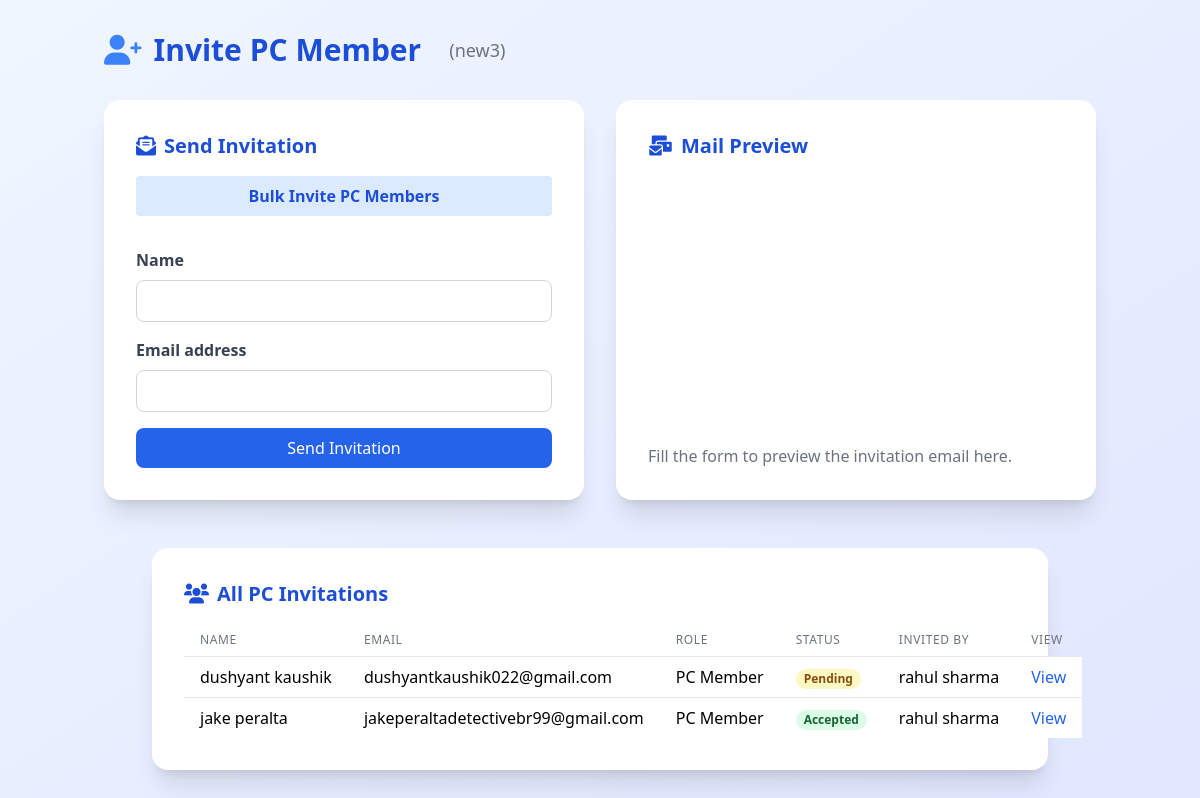
Page /dashboard/chair/conference/8/pc/invite/ (signed in) on the committed database.
### conference/models.py (models this page shows, shortened)
class Conference(models.Model):
    name = models.CharField(max_length=255)
    acronym = models.CharField(max_length=50, blank=True)
    web_page = models.URLField(blank=True)
    venue = models.CharField(max_length=255, blank=True)
    city = models.CharField(max_length=100, blank=True)
    country = models.CharField(max_length=100, blank=True)
    estimated_submissions = models.IntegerField(null=True, blank=True)
    start_date = models.DateField()
    end_date = models.DateField()
    primary_area = models.CharField(max_length=50, choices=AREA_CHOICES, default='AI')
    secondary_area = models.CharField(max_length=50, choices=AREA_CHOICES, default='AI')
    area_notes = models.TextField(blank=True)
    organizer = models.CharField(max_length=255, blank=True)
    organizer_web_page = models.URLField(blank=True)
    contact_phone = models.CharField(max_length=20, blank=True)
    role = models.CharField(max_length=100, blank=True)
    is_approved = models.BooleanField(default=False)
    requested_by = models.ForeignKey(User, on_delete=models.CASCADE, related_name='requested_conferences', null=True, blank=True)
    description = models.TextField(blank=True)
    chair = models.ForeignKey(User, on_delete=models.CASCADE, related_name='chaired_conferences')
    status = models.CharField(max_length=20, choices=[('upcoming', 'Upcoming'), ('live', 'Live'), ('completed', 'Completed')], default='upcoming')
    invite_link = models.CharField(max_length=255, blank=True)
    created_at = models.DateTimeField(auto_now_add=True)
    paper_submission_deadline = models.DateField(null=True, blank=True)
    paper_format = models.CharField(max_length=10, choices=[('pdf', 'PDF'), ('docx', 'DOCX')], default='pdf')
    contact_email = models.EmailField(blank=True, help_text="Main contact email for the conference")
    registration_fee = models.DecimalField(max_digits=10, decimal_places=2, null=True, blank=True, help_text="Registration fee amount")
    theme_domain = models.CharField(max_length=255, blank=True, help_text="Conference theme or domain")
    blind_review = models.BooleanField(default=True)
    abstract_required = models.BooleanField(default=True)
    multiple_authors_allowed = models.BooleanField(default=True)
    submission_deadline = models.DateTimeField(null=True, blank=True, help_text="Final submission deadline")
    max_paper_length = models.IntegerField(default=10)
    allow_supplementary = models.BooleanField(default=False)
    reviewers_per_paper = models.IntegerField(default=3)
    review_deadline = models.DateTimeField(null=True, blank=True, help_text="Review submission deadline")
    paper_bidding_enabled = models.BooleanField(default=False, help_text="Enable paper bidding for reviewers")
    review_form_enabled = models.BooleanField(default=True)
    confidence_scores_enabled = models.BooleanField(default=True)
    allow_rebuttal_phase = models.BooleanField(default=False, help_text="Enable author rebuttal phase")
    rebuttal_deadline = models.DateTimeField(null=True, blank=True, help_text="Rebuttal submission deadline")
    rebuttal_word_limit = models.IntegerField(default=500, help_text="Word limit for rebuttals")
    decision_deadline = models.DateTimeField(null=True, blank=True, help_text="Final decision deadline")
    camera_ready_deadline = models.DateTimeField(null=True, blank=True, help_text="Camera-ready submission deadline")

class PCInvite(models.Model):
    STATUS_CHOICES = [
        ('pending', 'Pending'),
        ('accepted', 'Accepted'),
        ('cancelled', 'Cancelled'),
        ('declined', 'Declined'),
    ]
    conference = models.ForeignKey(Conference, on_delete=models.CASCADE, related_name='pc_invites')
    email = models.EmailField()
    name = models.CharField(max_length=255, blank=True)
    invited_by = models.ForeignKey(User, on_delete=models.CASCADE, related_name='pc_invites_sent')
    status = models.CharField(max_length=10, choices=STATUS_CHOICES, default='pending')
    sent_at = models.DateTimeField(auto_now_add=True)
    accepted_at = models.DateTimeField(null=True, blank=True)
    cancelled_at = models.DateTimeField(null=True, blank=True)
    token = models.CharField(max_length=64, unique=True)

### accounts/models.py (models this page shows, shortened)
class User(AbstractUser):
    email = models.EmailField(unique=True)
    is_verified = models.BooleanField(default=False)
    otp = models.CharField(max_length=6, blank=True, null=True)
    otp_created_at = models.DateTimeField(blank=True, null=True)

### dashboard/views.py (the view, shortened to what this page needs)
# urls.py: path('chair/conference/<int:conf_id>/pc/invite/', views.pc_invite, name='pc_invite'),
@login_required
def pc_invite(request, conf_id):
    conference = get_object_or_404(Conference, id=conf_id)
    if conference.chair != request.user:
        return render(request, 'dashboard/forbidden.html', {'message': 'Only the chair can invite PC members.'})
    message = ''
    mail_preview = None
    invites = PCInvite.objects.filter(conference=conference).order_by('-sent_at')
    context = {'conference': conference, 'message': message, 'mail_preview': mail_preview, 'invites': invites}
    return render(request, 'dashboard/pc_invite.html', context)

### templates/dashboard/pc_invite.html (shortened to what this page needs)
<!DOCTYPE html>
<html lang="en">
<head>
    <script src="https://cdn.tailwindcss.com"></script>
    <link href="https://cdnjs.cloudflare.com/ajax/libs/font-awesome/6.0.0/css/all.min.css" rel="stylesheet">
</head>
<body class="bg-gradient-to-br from-blue-50 to-indigo-100 min-h-screen flex flex-col">
    <main class="container mx-auto px-4 py-8">
        <h1 class="text-3xl font-extrabold text-blue-700 mb-8 flex items-center gap-3">
            <i class="fas fa-user-plus text-blue-500"></i> Invite PC Member
            <span class="text-lg font-normal text-gray-500 ml-4">({{ conference.acronym|default:conference.name }})</span>
        </h1>
        <div class="grid grid-cols-1 md:grid-cols-2 gap-8 mb-12">
            <div class="bg-white rounded-2xl shadow-xl p-8 flex flex-col justify-between">
                <h2 class="text-xl font-bold text-blue-700 mb-4 flex items-center gap-2"><i class="fas fa-envelope-open-text"></i> Send Invitation</h2>
                <button id="toggleBulkInvite" type="button" class="mb-4 bg-blue-100 hover:bg-blue-200 text-blue-700 px-4 py-2 rounded font-semibold w-full">Bulk Invite PC Members</button>
                <form method="post" class="mt-4">
                    <label for="name" class="block text-gray-700 font-semibold mb-2">Name</label>
                    <input type="text" name="name" id="name" class="w-full px-4 py-2 border border-gray-300 rounded-lg mb-4" required>
                    <label for="email" class="block text-gray-700 font-semibold mb-2">Email address</label>
                    <input type="email" name="email" id="email" class="w-full px-4 py-2 border border-gray-300 rounded-lg mb-4" required>
                    <button type="submit" class="bg-blue-600 hover:bg-blue-700 text-white px-6 py-2 rounded-lg font-medium w-full">Send Invitation</button>
                </form>
            </div>
            <div class="bg-white rounded-2xl shadow-xl p-8 flex flex-col justify-between">
                <h2 class="text-xl font-bold text-blue-700 mb-4 flex items-center gap-2"><i class="fas fa-mail-bulk"></i> Mail Preview</h2>
                {% if mail_preview %}
                    <div class="mb-2"><span class="font-semibold">Subject:</span> <span class="text-gray-700">{{ mail_preview.subject }}</span></div>
                    <pre class="bg-blue-50 border border-blue-200 rounded-lg p-4 text-sm text-gray-800 whitespace-pre-wrap">{{ mail_preview.body }}</pre>
                {% else %}
                    <div class="text-gray-500">Fill the form to preview the invitation email here.</div>
                {% endif %}
            </div>
        </div>
        <div class="bg-white rounded-2xl shadow-xl p-8 max-w-4xl mx-auto">
            <h2 class="text-xl font-bold text-blue-700 mb-4 flex items-center gap-2"><i class="fas fa-users"></i> All PC Invitations</h2>
            {% if invites %}
                <table class="min-w-full divide-y divide-gray-200">
                    <thead>
                        <tr>
                            <th class="px-4 py-2 text-left text-xs font-medium text-gray-500 uppercase tracking-wider">Name</th>
                            <th class="px-4 py-2 text-left text-xs font-medium text-gray-500 uppercase tracking-wider">Email</th>
                            <th class="px-4 py-2 text-left text-xs font-medium text-gray-500 uppercase tracking-wider">Role</th>
                            <th class="px-4 py-2 text-left text-xs font-medium text-gray-500 uppercase tracking-wider">Status</th>
                            <th class="px-4 py-2 text-left text-xs font-medium text-gray-500 uppercase tracking-wider">Invited By</th>
                            <th class="px-4 py-2 text-left text-xs font-medium text-gray-500 uppercase tracking-wider">View</th>
                        </tr>
                    </thead>
                    <tbody class="bg-white divide-y divide-gray-200">
                        {% for invite in invites %}
                        <tr>
                            <td class="px-4 py-2 whitespace-nowrap">{{ invite.name }}</td>
                            <td class="px-4 py-2 whitespace-nowrap">{{ invite.email }}</td>
                            <td class="px-4 py-2 whitespace-nowrap">PC Member</td>
                            <td class="px-4 py-2 whitespace-nowrap">
                                {% if invite.status == 'pending' %}
                                    <span class="px-2 inline-flex text-xs leading-5 font-semibold rounded-full bg-yellow-100 text-yellow-800">Pending</span>
                                {% elif invite.status == 'accepted' %}
                                    <span class="px-2 inline-flex text-xs leading-5 font-semibold rounded-full bg-green-100 text-green-800">Accepted</span>
                                {% elif invite.status == 'declined' %}
                                    <span class="px-2 inline-flex text-xs leading-5 font-semibold rounded-full bg-red-100 text-red-800">Declined</span>
                                {% elif invite.status == 'cancelled' %}
                                    <span class="px-2 inline-flex text-xs leading-5 font-semibold rounded-full bg-gray-200 text-gray-700">Cancelled</span>
                                {% endif %}
                            </td>
                            <td class="px-4 py-2 whitespace-nowrap">{{ invite.invited_by.get_full_name|default:invite.invited_by.username }}</td>
                            <td class="px-4 py-2 whitespace-nowrap">
                                <a href="{% url 'dashboard:pc_invite_accept' invite.token %}" class="text-blue-600 hover:underline">View</a>
                            </td>
                        </tr>
                        {% endfor %}
                    </tbody>
                </table>
            {% else %}
                <div class="text-gray-600">No invitations yet.</div>
            {% endif %}
        </div>
    </main>
</body>
</html>

### rows in the picture
Conference: acronym "new3"
PCInvite: name "dushyant kaushik", email "dushyantkaushik022@gmail.com", status "Pending", invited_by.get_full_name "rahul sharma"
PCInvite: name "jake peralta", email "jakeperaltadetectivebr99@gmail.com", status "Accepted", invited_by.get_full_name "rahul sharma"
